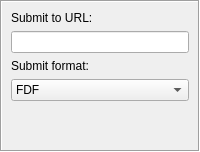
                <widget class="QWidget" name="page_10">
                 <layout class="QVBoxLayout" name="verticalLayout_16">
                  <property name="leftMargin">
                   <number>0</number>
                  </property>
                  <property name="topMargin">
                   <number>0</number>
                  </property>
                  <property name="rightMargin">
                   <number>0</number>
                  </property>
                  <property name="bottomMargin">
                   <number>0</number>
                  </property>
                  <item>
                   <widget class="QFrame" name="frame_3">
                    <property name="frameShape">
                     <enum>QFrame::Box</enum>
                    </property>
                    <property name="frameShadow">
                     <enum>QFrame::Sunken</enum>
                    </property>
                    <layout class="QVBoxLayout" name="verticalLayout_17">
                     <item>
                      <widget class="QLabel" name="label_18">
                       <property name="text">
                        <string>Submit to URL:</string>
                       </property>
                      </widget>
                     </item>
                     <item>
                      <widget class="QLineEdit" name="SubURL"/>
                     </item>
                     <item>
                      <widget class="QLabel" name="label_19">
                       <property name="text">
                        <string>Submit format:</string>
                       </property>
                      </widget>
                     </item>
                     <item>
                      <widget class="QComboBox" name="SelAsHtml">
                       <item>
                        <property name="text">
                         <string>FDF</string>
                        </property>
                       </item>
                       <item>
                        <property name="text">
                         <string>HTML</string>
                        </property>
                       </item>
                       <item>
                        <property name="text">
                         <string>XFDF</string>
                        </property>
                       </item>
                       <item>
                        <property name="text">
                         <string>PDF</string>
                        </property>
                       </item>
                      </widget>
                     </item>
                     <item>
                      <spacer name="verticalSpacer">
                       <property name="orientation">
                        <enum>Qt::Vertical</enum>
                       </property>
                       <property name="sizeHint" stdset="0">
                        <size>
                         <width>20</width>
                         <height>40</height>
                        </size>
                       </property>
                      </spacer>
                     </item>
                    </layout>
                   </widget>
                  </item>
                 </layout>
                </widget>
